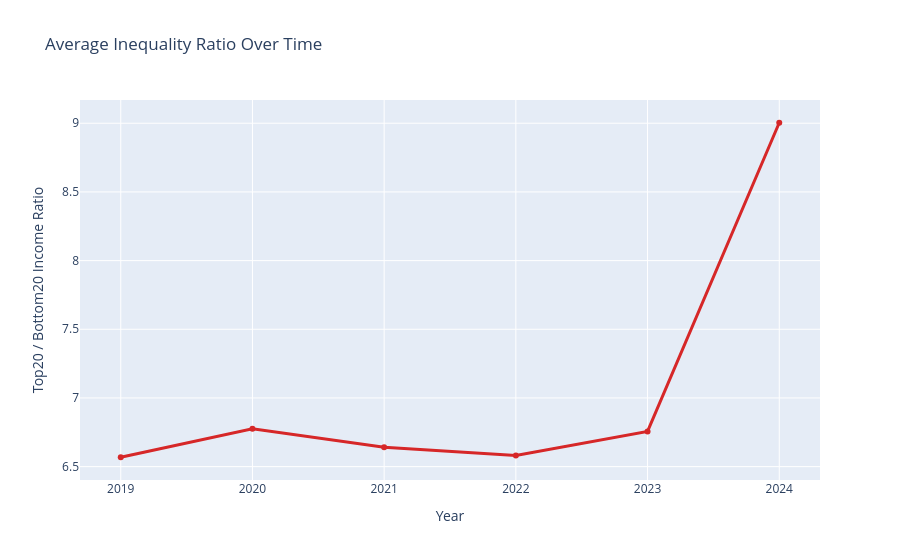

Write notebook code for a chart like this one.
### Markdown cell above
## 2. Temporal Trends: Is Global Inequality Improving?
**Intent:** Establishing the trajectory of inequality across the observed time window (2019-2024).
**Insight:** Tracking the mean Top20/Bottom20 ratio globally over time reveals whether economic shocks (such as the pandemic era dynamics) worsened or improved ground-level disparities. A rising line implies wealth is increasingly concentrating at the top tier.

### Code cell
import plotly.express as px

# calculate yearly inequality
yearly_ineq = (
    merged_df.groupby("year")["top20_bottom20_ratio"]
    .mean()
    .reset_index()
)

# create interactive line chart
fig = px.line(
    yearly_ineq,
    x="year",
    y="top20_bottom20_ratio",
    markers=True,
    title="Average Inequality Ratio Over Time",
    labels={
        "year": "Year",
        "top20_bottom20_ratio": "Top20 / Bottom20 Income Ratio"
    }
)

# customize hover
fig.update_traces(
    hovertemplate=
    "<b>Year:</b> %{x}<br>" +
    "<b>Inequality Ratio:</b> %{y:.2f}<extra></extra>",
    line=dict(color="#d62728", width=3)
)

fig.show()

### Figure 1 — Plotly figure (JSON) as saved in the notebook; plotly's stock layout.template omitted (floating-point values rounded to 4 significant figures)
{"data": [{"hovertemplate": "<b>Year:</b> %{x}<br><b>Inequality Ratio:</b> %{y:.2f}<extra></extra>", "legendgroup": "", "line": {"color": "#d62728", "dash": "solid", "width": 3}, "marker": {"symbol": "circle"}, "mode": "lines+markers", "name": "", "orientation": "v", "showlegend": false, "type": "scatter", "x": [2019, 2020, 2021, 2022, 2023, 2024], "xaxis": "x", "y": [6.568, 6.776, 6.641, 6.581, 6.756, 9.004], "yaxis": "y"}], "layout": {"legend": {"tracegroupgap": 0}, "title": {"text": "Average Inequality Ratio Over Time"}, "xaxis": {"anchor": "y", "domain": [0, 1], "title": {"text": "Year"}}, "yaxis": {"anchor": "x", "domain": [0, 1], "title": {"text": "Top20 / Bottom20 Income Ratio"}}}}
